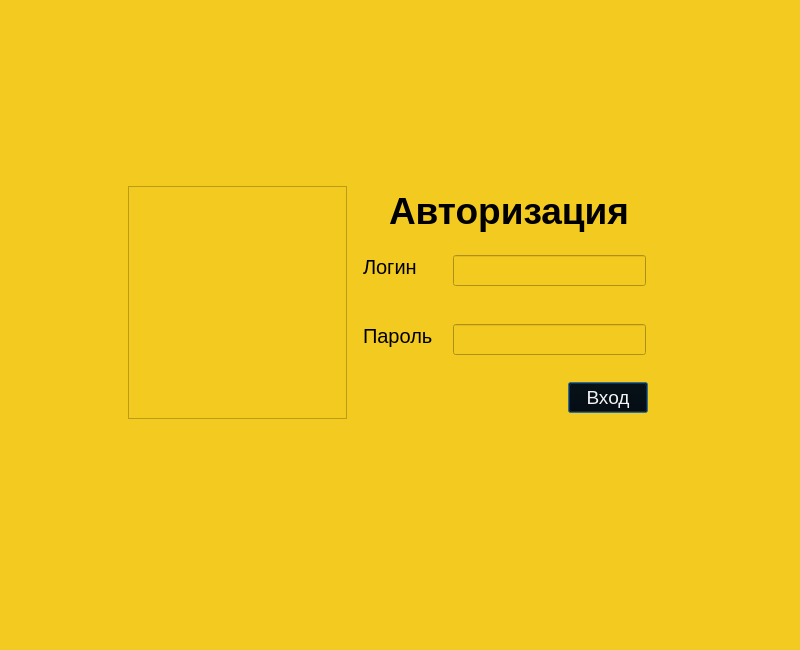
<?xml version="1.0" encoding="UTF-8"?>
<ui version="4.0">
 <class>Dialog</class>
 <widget class="QDialog" name="Dialog">
  <property name="geometry">
   <rect>
    <x>0</x>
    <y>0</y>
    <width>800</width>
    <height>650</height>
   </rect>
  </property>
  <property name="windowTitle">
   <string>Dialog</string>
  </property>
  <property name="styleSheet">
   <string notr="true">background-color: rgb(243, 202, 32);</string>
  </property>
  <widget class="QLabel" name="label_3">
   <property name="geometry">
    <rect>
     <x>389</x>
     <y>190</y>
     <width>291</width>
     <height>44</height>
    </rect>
   </property>
   <property name="styleSheet">
    <string notr="true"> font-size:28pt; color: rgb(0, 0, 0)</string>
   </property>
   <property name="text">
    <string>&lt;html&gt;&lt;head/&gt;&lt;body&gt;&lt;p&gt;&lt;span style=&quot; font-weight:600;&quot;&gt;Авторизация&lt;/span&gt;&lt;/p&gt;&lt;/body&gt;&lt;/html&gt;</string>
   </property>
  </widget>
  <widget class="QPushButton" name="logo">
   <property name="geometry">
    <rect>
     <x>568</x>
     <y>382</y>
     <width>80</width>
     <height>31</height>
    </rect>
   </property>
   <property name="styleSheet">
    <string notr="true">background-color: rgb(0,0, 0);
font-size:14pt; color:rgb(243, 243, 243)</string>
   </property>
   <property name="text">
    <string>Вход</string>
   </property>
  </widget>
  <widget class="QLabel" name="label_2">
   <property name="geometry">
    <rect>
     <x>363</x>
     <y>324</y>
     <width>84</width>
     <height>24</height>
    </rect>
   </property>
   <property name="styleSheet">
    <string notr="true">font-size:15pt; color: rgb(0, 0, 0);</string>
   </property>
   <property name="text">
    <string>Пароль </string>
   </property>
  </widget>
  <widget class="QLineEdit" name="password">
   <property name="geometry">
    <rect>
     <x>453</x>
     <y>324</y>
     <width>193</width>
     <height>31</height>
    </rect>
   </property>
   <property name="styleSheet">
    <string notr="true">font-size:14pt;  color: rgb(0, 0, 0);</string>
   </property>
   <property name="text">
    <string/>
   </property>
  </widget>
  <widget class="QLabel" name="label">
   <property name="geometry">
    <rect>
     <x>363</x>
     <y>255</y>
     <width>64</width>
     <height>24</height>
    </rect>
   </property>
   <property name="styleSheet">
    <string notr="true">font-size:15pt; 
color: rgb(0, 0, 0);</string>
   </property>
   <property name="text">
    <string>Логин</string>
   </property>
  </widget>
  <widget class="QLineEdit" name="email">
   <property name="geometry">
    <rect>
     <x>453</x>
     <y>255</y>
     <width>193</width>
     <height>31</height>
    </rect>
   </property>
   <property name="focusPolicy">
    <enum>Qt::WheelFocus</enum>
   </property>
   <property name="styleSheet">
    <string notr="true">font-size:14pt; color: rgb(0, 0, 0);</string>
   </property>
   <property name="text">
    <string/>
   </property>
  </widget>
  <widget class="QListView" name="listView">
   <property name="geometry">
    <rect>
     <x>128</x>
     <y>186</y>
     <width>219</width>
     <height>233</height>
    </rect>
   </property>
   <property name="styleSheet">
    <string notr="true">background-image: url(/home/fomin/Рабочий стол/Курсовая работа /login-removebg-preview.png)</string>
   </property>
  </widget>
 </widget>
 <resources/>
 <connections/>
</ui>
